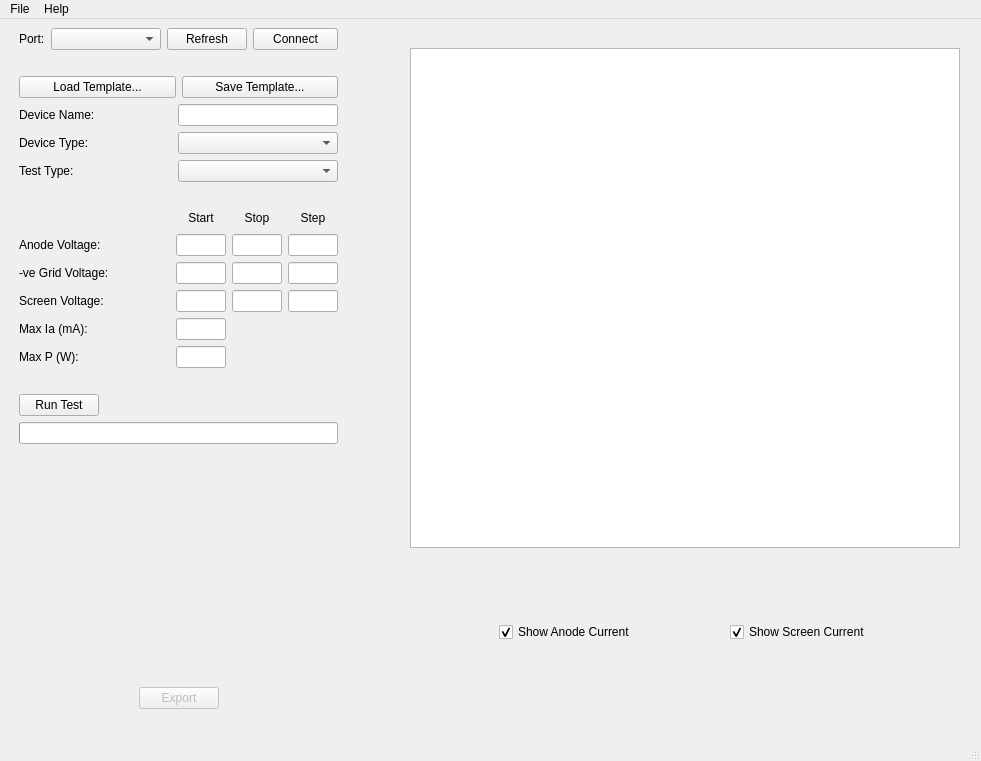
<?xml version="1.0" encoding="UTF-8"?>
<ui version="4.0">
 <class>MainWindow</class>
 <widget class="QMainWindow" name="MainWindow">
  <property name="geometry">
   <rect>
    <x>0</x>
    <y>0</y>
    <width>981</width>
    <height>761</height>
   </rect>
  </property>
  <property name="windowTitle">
   <string>Valve Workbench</string>
  </property>
  <widget class="QWidget" name="centralwidget">
   <widget class="QWidget" name="horizontalLayoutWidget">
    <property name="geometry">
     <rect>
      <x>19</x>
      <y>9</y>
      <width>941</width>
      <height>681</height>
     </rect>
    </property>
    <layout class="QHBoxLayout" name="horizontalLayout">
     <item>
      <layout class="QVBoxLayout" name="verticalLayout_6">
       <item>
        <layout class="QHBoxLayout" name="serialLayout">
         <item>
          <widget class="QLabel" name="portLabel">
           <property name="text">
            <string>Port:</string>
           </property>
          </widget>
         </item>
         <item>
          <widget class="QComboBox" name="portCombo">
           <property name="minimumSize">
            <size>
             <width>110</width>
             <height>0</height>
            </size>
           </property>
          </widget>
         </item>
         <item>
          <widget class="QPushButton" name="refreshPortsButton">
           <property name="text">
            <string>Refresh</string>
           </property>
          </widget>
         </item>
         <item>
          <widget class="QPushButton" name="connectButton">
           <property name="minimumSize">
            <size>
             <width>85</width>
             <height>0</height>
            </size>
           </property>
           <property name="text">
            <string>Connect</string>
           </property>
          </widget>
         </item>
        </layout>
       </item>
       <item>
        <spacer name="verticalSpacer">
         <property name="orientation">
          <enum>Qt::Orientation::Vertical</enum>
         </property>
         <property name="sizeType">
          <enum>QSizePolicy::Policy::Fixed</enum>
         </property>
         <property name="sizeHint" stdset="0">
          <size>
           <width>20</width>
           <height>20</height>
          </size>
         </property>
        </spacer>
       </item>
       <item>
        <layout class="QHBoxLayout" name="horizontalLayout_24">
         <item>
          <widget class="QPushButton" name="pushButton_3">
           <property name="text">
            <string>Load Template...</string>
           </property>
          </widget>
         </item>
         <item>
          <widget class="QPushButton" name="pushButton_4">
           <property name="text">
            <string>Save Template...</string>
           </property>
          </widget>
         </item>
        </layout>
       </item>
       <item>
        <layout class="QHBoxLayout" name="horizontalLayout_25">
         <item>
          <widget class="QLabel" name="label_13">
           <property name="text">
            <string>Device Name:</string>
           </property>
          </widget>
         </item>
         <item>
          <widget class="QLineEdit" name="deviceName">
           <property name="minimumSize">
            <size>
             <width>160</width>
             <height>0</height>
            </size>
           </property>
           <property name="maximumSize">
            <size>
             <width>160</width>
             <height>16777215</height>
            </size>
           </property>
          </widget>
         </item>
        </layout>
       </item>
       <item>
        <layout class="QHBoxLayout" name="horizontalLayout_26">
         <item>
          <widget class="QLabel" name="deviceTypeLabel_2">
           <property name="sizePolicy">
            <sizepolicy hsizetype="Expanding" vsizetype="Preferred">
             <horstretch>0</horstretch>
             <verstretch>0</verstretch>
            </sizepolicy>
           </property>
           <property name="minimumSize">
            <size>
             <width>100</width>
             <height>0</height>
            </size>
           </property>
           <property name="text">
            <string>Device Type: </string>
           </property>
          </widget>
         </item>
         <item>
          <widget class="QComboBox" name="deviceType">
           <property name="sizePolicy">
            <sizepolicy hsizetype="Fixed" vsizetype="Fixed">
             <horstretch>0</horstretch>
             <verstretch>0</verstretch>
            </sizepolicy>
           </property>
           <property name="minimumSize">
            <size>
             <width>160</width>
             <height>0</height>
            </size>
           </property>
           <property name="maximumSize">
            <size>
             <width>160</width>
             <height>16777215</height>
            </size>
           </property>
          </widget>
         </item>
        </layout>
       </item>
       <item>
        <layout class="QHBoxLayout" name="horizontalLayout_27">
         <item>
          <widget class="QLabel" name="label_14">
           <property name="text">
            <string>Test Type:</string>
           </property>
          </widget>
         </item>
         <item>
          <widget class="QComboBox" name="testType">
           <property name="sizePolicy">
            <sizepolicy hsizetype="Fixed" vsizetype="Fixed">
             <horstretch>0</horstretch>
             <verstretch>0</verstretch>
            </sizepolicy>
           </property>
           <property name="minimumSize">
            <size>
             <width>160</width>
             <height>0</height>
            </size>
           </property>
           <property name="maximumSize">
            <size>
             <width>160</width>
             <height>16777215</height>
            </size>
           </property>
          </widget>
         </item>
        </layout>
       </item>
       <item>
        <spacer name="verticalSpacer_8">
         <property name="orientation">
          <enum>Qt::Orientation::Vertical</enum>
         </property>
         <property name="sizeType">
          <enum>QSizePolicy::Policy::Fixed</enum>
         </property>
         <property name="sizeHint" stdset="0">
          <size>
           <width>20</width>
           <height>20</height>
          </size>
         </property>
        </spacer>
       </item>
       <item>
        <layout class="QHBoxLayout" name="horizontalLayout_29">
         <item>
          <spacer name="horizontalSpacer_16">
           <property name="orientation">
            <enum>Qt::Orientation::Horizontal</enum>
           </property>
           <property name="sizeHint" stdset="0">
            <size>
             <width>40</width>
             <height>20</height>
            </size>
           </property>
          </spacer>
         </item>
         <item>
          <widget class="QLabel" name="label_15">
           <property name="sizePolicy">
            <sizepolicy hsizetype="Fixed" vsizetype="Fixed">
             <horstretch>0</horstretch>
             <verstretch>0</verstretch>
            </sizepolicy>
           </property>
           <property name="minimumSize">
            <size>
             <width>50</width>
             <height>20</height>
            </size>
           </property>
           <property name="maximumSize">
            <size>
             <width>50</width>
             <height>20</height>
            </size>
           </property>
           <property name="text">
            <string>Start</string>
           </property>
           <property name="alignment">
            <set>Qt::AlignmentFlag::AlignCenter</set>
           </property>
          </widget>
         </item>
         <item>
          <widget class="QLabel" name="label_16">
           <property name="sizePolicy">
            <sizepolicy hsizetype="Fixed" vsizetype="Preferred">
             <horstretch>0</horstretch>
             <verstretch>0</verstretch>
            </sizepolicy>
           </property>
           <property name="minimumSize">
            <size>
             <width>50</width>
             <height>0</height>
            </size>
           </property>
           <property name="maximumSize">
            <size>
             <width>50</width>
             <height>16777215</height>
            </size>
           </property>
           <property name="text">
            <string>Stop</string>
           </property>
           <property name="alignment">
            <set>Qt::AlignmentFlag::AlignCenter</set>
           </property>
          </widget>
         </item>
         <item>
          <widget class="QLabel" name="label_17">
           <property name="sizePolicy">
            <sizepolicy hsizetype="Fixed" vsizetype="Preferred">
             <horstretch>0</horstretch>
             <verstretch>0</verstretch>
            </sizepolicy>
           </property>
           <property name="minimumSize">
            <size>
             <width>50</width>
             <height>0</height>
            </size>
           </property>
           <property name="maximumSize">
            <size>
             <width>50</width>
             <height>16777215</height>
            </size>
           </property>
           <property name="text">
            <string>Step</string>
           </property>
           <property name="alignment">
            <set>Qt::AlignmentFlag::AlignCenter</set>
           </property>
          </widget>
         </item>
        </layout>
       </item>
       <item>
        <layout class="QHBoxLayout" name="horizontalLayout_30">
         <item>
          <widget class="QLabel" name="anodeLabel">
           <property name="sizePolicy">
            <sizepolicy hsizetype="Expanding" vsizetype="Preferred">
             <horstretch>100</horstretch>
             <verstretch>0</verstretch>
            </sizepolicy>
           </property>
           <property name="minimumSize">
            <size>
             <width>100</width>
             <height>0</height>
            </size>
           </property>
           <property name="text">
            <string>Anode Voltage:</string>
           </property>
          </widget>
         </item>
         <item>
          <widget class="QLineEdit" name="anodeStart">
           <property name="sizePolicy">
            <sizepolicy hsizetype="Fixed" vsizetype="Fixed">
             <horstretch>0</horstretch>
             <verstretch>0</verstretch>
            </sizepolicy>
           </property>
           <property name="minimumSize">
            <size>
             <width>50</width>
             <height>0</height>
            </size>
           </property>
           <property name="maximumSize">
            <size>
             <width>50</width>
             <height>16777215</height>
            </size>
           </property>
          </widget>
         </item>
         <item>
          <widget class="QLineEdit" name="anodeStop">
           <property name="sizePolicy">
            <sizepolicy hsizetype="Fixed" vsizetype="Fixed">
             <horstretch>0</horstretch>
             <verstretch>0</verstretch>
            </sizepolicy>
           </property>
           <property name="maximumSize">
            <size>
             <width>50</width>
             <height>16777215</height>
            </size>
           </property>
          </widget>
         </item>
         <item>
          <widget class="QLineEdit" name="anodeStep">
           <property name="sizePolicy">
            <sizepolicy hsizetype="Fixed" vsizetype="Fixed">
             <horstretch>0</horstretch>
             <verstretch>0</verstretch>
            </sizepolicy>
           </property>
           <property name="maximumSize">
            <size>
             <width>50</width>
             <height>16777215</height>
            </size>
           </property>
          </widget>
         </item>
        </layout>
       </item>
       <item>
        <layout class="QHBoxLayout" name="gridGroup">
         <item>
          <widget class="QLabel" name="gridLabel">
           <property name="sizePolicy">
            <sizepolicy hsizetype="Expanding" vsizetype="Preferred">
             <horstretch>0</horstretch>
             <verstretch>0</verstretch>
            </sizepolicy>
           </property>
           <property name="minimumSize">
            <size>
             <width>100</width>
             <height>0</height>
            </size>
           </property>
           <property name="text">
            <string>-ve Grid Voltage:</string>
           </property>
          </widget>
         </item>
         <item>
          <widget class="QLineEdit" name="gridStart">
           <property name="sizePolicy">
            <sizepolicy hsizetype="Fixed" vsizetype="Fixed">
             <horstretch>0</horstretch>
             <verstretch>0</verstretch>
            </sizepolicy>
           </property>
           <property name="minimumSize">
            <size>
             <width>50</width>
             <height>0</height>
            </size>
           </property>
           <property name="maximumSize">
            <size>
             <width>50</width>
             <height>16777215</height>
            </size>
           </property>
          </widget>
         </item>
         <item>
          <widget class="QLineEdit" name="gridStop">
           <property name="sizePolicy">
            <sizepolicy hsizetype="Fixed" vsizetype="Fixed">
             <horstretch>0</horstretch>
             <verstretch>0</verstretch>
            </sizepolicy>
           </property>
           <property name="minimumSize">
            <size>
             <width>50</width>
             <height>0</height>
            </size>
           </property>
           <property name="maximumSize">
            <size>
             <width>50</width>
             <height>16777215</height>
            </size>
           </property>
          </widget>
         </item>
         <item>
          <widget class="QLineEdit" name="gridStep">
           <property name="sizePolicy">
            <sizepolicy hsizetype="Fixed" vsizetype="Fixed">
             <horstretch>0</horstretch>
             <verstretch>0</verstretch>
            </sizepolicy>
           </property>
           <property name="minimumSize">
            <size>
             <width>50</width>
             <height>0</height>
            </size>
           </property>
           <property name="maximumSize">
            <size>
             <width>50</width>
             <height>16777215</height>
            </size>
           </property>
          </widget>
         </item>
        </layout>
       </item>
       <item>
        <layout class="QHBoxLayout" name="screenGroup_2">
         <item>
          <widget class="QLabel" name="screenLabel">
           <property name="sizePolicy">
            <sizepolicy hsizetype="Expanding" vsizetype="Preferred">
             <horstretch>0</horstretch>
             <verstretch>0</verstretch>
            </sizepolicy>
           </property>
           <property name="minimumSize">
            <size>
             <width>100</width>
             <height>0</height>
            </size>
           </property>
           <property name="text">
            <string>Screen Voltage:</string>
           </property>
          </widget>
         </item>
         <item>
          <widget class="QLineEdit" name="screenStart">
           <property name="sizePolicy">
            <sizepolicy hsizetype="Fixed" vsizetype="Fixed">
             <horstretch>0</horstretch>
             <verstretch>0</verstretch>
            </sizepolicy>
           </property>
           <property name="minimumSize">
            <size>
             <width>50</width>
             <height>0</height>
            </size>
           </property>
           <property name="maximumSize">
            <size>
             <width>50</width>
             <height>16777215</height>
            </size>
           </property>
          </widget>
         </item>
         <item>
          <widget class="QLineEdit" name="screenStop">
           <property name="sizePolicy">
            <sizepolicy hsizetype="Fixed" vsizetype="Fixed">
             <horstretch>0</horstretch>
             <verstretch>0</verstretch>
            </sizepolicy>
           </property>
           <property name="minimumSize">
            <size>
             <width>50</width>
             <height>0</height>
            </size>
           </property>
           <property name="maximumSize">
            <size>
             <width>50</width>
             <height>16777215</height>
            </size>
           </property>
          </widget>
         </item>
         <item>
          <widget class="QLineEdit" name="screenStep">
           <property name="sizePolicy">
            <sizepolicy hsizetype="Fixed" vsizetype="Fixed">
             <horstretch>0</horstretch>
             <verstretch>0</verstretch>
            </sizepolicy>
           </property>
           <property name="minimumSize">
            <size>
             <width>50</width>
             <height>0</height>
            </size>
           </property>
           <property name="maximumSize">
            <size>
             <width>50</width>
             <height>16777215</height>
            </size>
           </property>
          </widget>
         </item>
        </layout>
       </item>
       <item>
        <layout class="QVBoxLayout" name="verticalLayout_7">
         <item>
          <layout class="QHBoxLayout" name="horizontalLayout_31">
           <item>
            <widget class="QLabel" name="label_18">
             <property name="sizePolicy">
              <sizepolicy hsizetype="Expanding" vsizetype="Preferred">
               <horstretch>0</horstretch>
               <verstretch>0</verstretch>
              </sizepolicy>
             </property>
             <property name="minimumSize">
              <size>
               <width>120</width>
               <height>0</height>
              </size>
             </property>
             <property name="maximumSize">
              <size>
               <width>16777215</width>
               <height>16777215</height>
              </size>
             </property>
             <property name="text">
              <string>Max Ia (mA):</string>
             </property>
            </widget>
           </item>
           <item>
            <widget class="QLineEdit" name="iaMax">
             <property name="sizePolicy">
              <sizepolicy hsizetype="Fixed" vsizetype="Fixed">
               <horstretch>0</horstretch>
               <verstretch>0</verstretch>
              </sizepolicy>
             </property>
             <property name="minimumSize">
              <size>
               <width>50</width>
               <height>0</height>
              </size>
             </property>
             <property name="maximumSize">
              <size>
               <width>50</width>
               <height>16777215</height>
              </size>
             </property>
            </widget>
           </item>
           <item>
            <spacer name="horizontalSpacer_4">
             <property name="orientation">
              <enum>Qt::Orientation::Horizontal</enum>
             </property>
             <property name="sizeType">
              <enum>QSizePolicy::Policy::Fixed</enum>
             </property>
             <property name="sizeHint" stdset="0">
              <size>
               <width>112</width>
               <height>20</height>
              </size>
             </property>
            </spacer>
           </item>
          </layout>
         </item>
         <item>
          <layout class="QHBoxLayout" name="horizontalLayout_32">
           <item>
            <widget class="QLabel" name="label_19">
             <property name="sizePolicy">
              <sizepolicy hsizetype="Expanding" vsizetype="Preferred">
               <horstretch>0</horstretch>
               <verstretch>0</verstretch>
              </sizepolicy>
             </property>
             <property name="minimumSize">
              <size>
               <width>120</width>
               <height>0</height>
              </size>
             </property>
             <property name="maximumSize">
              <size>
               <width>16777215</width>
               <height>16777215</height>
              </size>
             </property>
             <property name="text">
              <string>Max P (W):</string>
             </property>
            </widget>
           </item>
           <item>
            <widget class="QLineEdit" name="pMax">
             <property name="sizePolicy">
              <sizepolicy hsizetype="Fixed" vsizetype="Fixed">
               <horstretch>0</horstretch>
               <verstretch>0</verstretch>
              </sizepolicy>
             </property>
             <property name="minimumSize">
              <size>
               <width>50</width>
               <height>0</height>
              </size>
             </property>
             <property name="maximumSize">
              <size>
               <width>50</width>
               <height>16777215</height>
              </size>
             </property>
            </widget>
           </item>
           <item>
            <spacer name="horizontalSpacer_5">
             <property name="orientation">
              <enum>Qt::Orientation::Horizontal</enum>
             </property>
             <property name="sizeType">
              <enum>QSizePolicy::Policy::Fixed</enum>
             </property>
             <property name="sizeHint" stdset="0">
              <size>
               <width>112</width>
               <height>20</height>
              </size>
             </property>
            </spacer>
           </item>
          </layout>
         </item>
        </layout>
       </item>
       <item>
        <spacer name="verticalSpacer_9">
         <property name="orientation">
          <enum>Qt::Orientation::Vertical</enum>
         </property>
         <property name="sizeType">
          <enum>QSizePolicy::Policy::Fixed</enum>
         </property>
         <property name="sizeHint" stdset="0">
          <size>
           <width>20</width>
           <height>20</height>
          </size>
         </property>
        </spacer>
       </item>
       <item>
        <layout class="QHBoxLayout" name="horizontalLayout_35">
         <item>
          <widget class="QPushButton" name="runButton">
           <property name="text">
            <string>Run Test</string>
           </property>
           <property name="checkable">
            <bool>true</bool>
           </property>
          </widget>
         </item>
         <item>
          <spacer name="horizontalSpacer_18">
           <property name="orientation">
            <enum>Qt::Orientation::Horizontal</enum>
           </property>
           <property name="sizeHint" stdset="0">
            <size>
             <width>40</width>
             <height>20</height>
            </size>
           </property>
          </spacer>
         </item>
        </layout>
       </item>
       <item>
        <widget class="QProgressBar" name="progressBar">
         <property name="value">
          <number>0</number>
         </property>
         <property name="textVisible">
          <bool>false</bool>
         </property>
        </widget>
       </item>
       <item>
        <spacer name="verticalSpacer_11">
         <property name="orientation">
          <enum>Qt::Orientation::Vertical</enum>
         </property>
         <property name="sizeHint" stdset="0">
          <size>
           <width>20</width>
           <height>40</height>
          </size>
         </property>
        </spacer>
       </item>
       <item>
        <layout class="QHBoxLayout" name="horizontalLayout_2">
         <item>
          <spacer name="horizontalSpacer_8">
           <property name="orientation">
            <enum>Qt::Orientation::Horizontal</enum>
           </property>
           <property name="sizeHint" stdset="0">
            <size>
             <width>40</width>
             <height>20</height>
            </size>
           </property>
          </spacer>
         </item>
         <item>
          <widget class="QPushButton" name="btnAddToProject">
           <property name="enabled">
            <bool>false</bool>
           </property>
           <property name="text">
            <string>Export</string>
           </property>
          </widget>
         </item>
         <item>
          <spacer name="horizontalSpacer_9">
           <property name="orientation">
            <enum>Qt::Orientation::Horizontal</enum>
           </property>
           <property name="sizeHint" stdset="0">
            <size>
             <width>40</width>
             <height>20</height>
            </size>
           </property>
          </spacer>
         </item>
        </layout>
       </item>
      </layout>
     </item>
     <item>
      <spacer name="horizontalSpacer">
       <property name="orientation">
        <enum>Qt::Orientation::Horizontal</enum>
       </property>
       <property name="sizeType">
        <enum>QSizePolicy::Policy::MinimumExpanding</enum>
       </property>
       <property name="sizeHint" stdset="0">
        <size>
         <width>40</width>
         <height>20</height>
        </size>
       </property>
      </spacer>
     </item>
     <item>
      <layout class="QVBoxLayout" name="verticalLayout_2">
       <item>
        <widget class="QLabel" name="plotTitle">
         <property name="text">
          <string/>
         </property>
        </widget>
       </item>
       <item>
        <widget class="QChartView" name="graphicsView">
         <property name="sizePolicy">
          <sizepolicy hsizetype="Fixed" vsizetype="Fixed">
           <horstretch>0</horstretch>
           <verstretch>0</verstretch>
          </sizepolicy>
         </property>
         <property name="minimumSize">
          <size>
           <width>550</width>
           <height>500</height>
          </size>
         </property>
         <property name="maximumSize">
          <size>
           <width>550</width>
           <height>500</height>
          </size>
         </property>
        </widget>
       </item>
       <item>
        <spacer name="verticalSpacer_3">
         <property name="orientation">
          <enum>Qt::Orientation::Vertical</enum>
         </property>
         <property name="sizeHint" stdset="0">
          <size>
           <width>20</width>
           <height>40</height>
          </size>
         </property>
        </spacer>
       </item>
       <item>
        <layout class="QHBoxLayout" name="horizontalLayout_9">
         <item>
          <spacer name="horizontalSpacer_3">
           <property name="orientation">
            <enum>Qt::Orientation::Horizontal</enum>
           </property>
           <property name="sizeHint" stdset="0">
            <size>
             <width>20</width>
             <height>20</height>
            </size>
           </property>
          </spacer>
         </item>
         <item>
          <widget class="QCheckBox" name="measureCheck">
           <property name="text">
            <string>Show Anode Current</string>
           </property>
           <property name="checked">
            <bool>true</bool>
           </property>
          </widget>
         </item>
         <item>
          <spacer name="horizontalSpacer_15">
           <property name="orientation">
            <enum>Qt::Orientation::Horizontal</enum>
           </property>
           <property name="sizeHint" stdset="0">
            <size>
             <width>20</width>
             <height>20</height>
            </size>
           </property>
          </spacer>
         </item>
         <item>
          <widget class="QCheckBox" name="screenCheck">
           <property name="text">
            <string>Show Screen Current</string>
           </property>
           <property name="checked">
            <bool>true</bool>
           </property>
          </widget>
         </item>
         <item>
          <spacer name="horizontalSpacer_6">
           <property name="orientation">
            <enum>Qt::Orientation::Horizontal</enum>
           </property>
           <property name="sizeHint" stdset="0">
            <size>
             <width>20</width>
             <height>20</height>
            </size>
           </property>
          </spacer>
         </item>
        </layout>
       </item>
       <item>
        <spacer name="verticalSpacer_5">
         <property name="orientation">
          <enum>Qt::Orientation::Vertical</enum>
         </property>
         <property name="sizeHint" stdset="0">
          <size>
           <width>20</width>
           <height>40</height>
          </size>
         </property>
        </spacer>
       </item>
      </layout>
     </item>
    </layout>
   </widget>
  </widget>
  <widget class="QMenuBar" name="menubar">
   <property name="geometry">
    <rect>
     <x>0</x>
     <y>0</y>
     <width>981</width>
     <height>33</height>
    </rect>
   </property>
   <widget class="QMenu" name="menuFile">
    <property name="title">
     <string>File</string>
    </property>
    <addaction name="actionNew_Project"/>
    <addaction name="actionOpen_Project"/>
    <addaction name="actionSave_Project"/>
    <addaction name="actionClose_Project"/>
    <addaction name="separator"/>
    <addaction name="actionPrint"/>
    <addaction name="actionExit"/>
    <addaction name="separator"/>
    <addaction name="actionOptions"/>
   </widget>
   <widget class="QMenu" name="menuHelp">
    <property name="title">
     <string>Help</string>
    </property>
   </widget>
   <addaction name="menuFile"/>
   <addaction name="menuHelp"/>
  </widget>
  <widget class="QStatusBar" name="statusbar"/>
  <action name="actionLoad_Model">
   <property name="text">
    <string>Load Model...</string>
   </property>
  </action>
  <action name="actionExit">
   <property name="text">
    <string>Exit</string>
   </property>
   <property name="shortcut">
    <string>Ctrl+Q</string>
   </property>
  </action>
  <action name="actionPrint">
   <property name="text">
    <string>Print...</string>
   </property>
   <property name="shortcut">
    <string>Ctrl+P</string>
   </property>
  </action>
  <action name="actionNew_Project">
   <property name="text">
    <string>New Project</string>
   </property>
   <property name="shortcut">
    <string>Ctrl+N</string>
   </property>
  </action>
  <action name="actionOpen_Project">
   <property name="text">
    <string>Open Project...</string>
   </property>
   <property name="shortcut">
    <string>Ctrl+O</string>
   </property>
  </action>
  <action name="actionSave_Project">
   <property name="text">
    <string>Save Project...</string>
   </property>
   <property name="shortcut">
    <string>Ctrl+S</string>
   </property>
  </action>
  <action name="actionClose_Project">
   <property name="text">
    <string>Close Project</string>
   </property>
   <property name="shortcut">
    <string>Ctrl+W</string>
   </property>
  </action>
  <action name="actionOptions">
   <property name="text">
    <string>Edit Preferences...</string>
   </property>
  </action>
  <action name="actionExport_Model">
   <property name="text">
    <string>Export Model...</string>
   </property>
   <property name="shortcut">
    <string>Ctrl+E</string>
   </property>
  </action>
  <action name="actionExport_to_Spice">
   <property name="text">
    <string>Export to Spice...</string>
   </property>
  </action>
 </widget>
 <customwidgets>
  <customwidget>
   <class>QChartView</class>
   <extends>QGraphicsView</extends>
   <header>QtCharts/QChartView</header>
  </customwidget>
 </customwidgets>
 <resources/>
 <connections/>
</ui>
